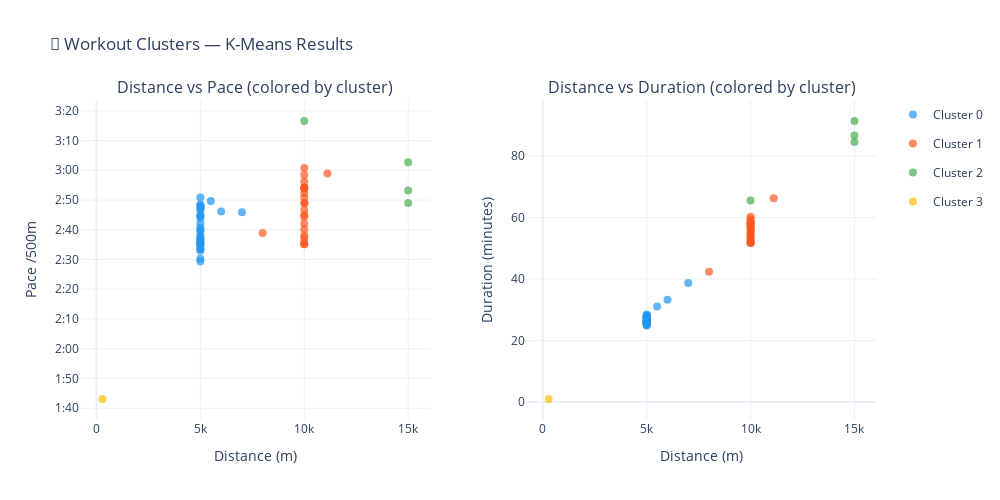

Here is the notebook cell this chart was saved with:
### Code cell
# ── STEP 3.6: Visualize the clusters (2D scatter) ─────────────
#
# WHAT: Plot each workout as a dot, colored by its cluster.
#       We'll show two views: Distance vs Pace, and Distance vs Duration.
#
# WHY two views?
#   Our data lives in 3D (distance, pace, time) but screens are 2D.
#   So we project it onto two 2D "views" — like looking at a box from 
#   the front and from the side. Each view reveals different cluster structure.
#
# WHY use plotly express here (not graph_objects)?
#   px.scatter automatically handles the color legend, hover text, and
#   a lot of formatting when you pass a "color" column. It's the right
#   tool when you don't need granular marker control.

from plotly.subplots import make_subplots
import plotly.graph_objects as go

# Color map for clusters
colors = ["#2196F3", "#FF5722", "#4CAF50", "#FFC107", "#9C27B0", "#00BCD4"]

fig_clusters = make_subplots(
    rows=1, cols=2,
    subplot_titles=["Distance vs Pace (colored by cluster)", 
                    "Distance vs Duration (colored by cluster)"],
    horizontal_spacing=0.12,
)

for cluster_id in sorted(cluster_df["cluster"].unique()):
    mask = cluster_df["cluster"] == cluster_id
    subset = cluster_df[mask]
    color = colors[cluster_id % len(colors)]
    
    # Format pace for hover
    pace_fmt = subset["pace_500m"].apply(lambda s: f"{int(s // 60)}:{s % 60:04.1f}")
    
    # Left plot: Distance vs Pace  
    fig_clusters.add_trace(go.Scatter(
        x=subset["distance_m"],
        y=subset["pace_500m"],
        mode="markers",
        name=f"Cluster {cluster_id}",
        marker=dict(size=8, color=color, opacity=0.7),
        hovertemplate=(
            f"Cluster {cluster_id}<br>"
            "Distance: %{x:,}m<br>"
            "Pace: %{text}<extra></extra>"
        ),
        text=pace_fmt,
        legendgroup=f"c{cluster_id}",  # group both plots under same legend entry
    ), row=1, col=1)
    
    # Right plot: Distance vs Duration
    fig_clusters.add_trace(go.Scatter(
        x=subset["distance_m"],
        y=subset["time_seconds"] / 60,   # convert to minutes for readability
        mode="markers",
        name=f"Cluster {cluster_id}",
        marker=dict(size=8, color=color, opacity=0.7),
        hovertemplate=(
            f"Cluster {cluster_id}<br>"
            "Distance: %{x:,}m<br>"
            "Duration: %{y:.0f} min<extra></extra>"
        ),
        legendgroup=f"c{cluster_id}",
        showlegend=False,   # don't duplicate legend entries
    ), row=1, col=2)

# Format y-axis on left plot as M:SS
min_pace = (int(cluster_df["pace_500m"].min()) // 5) * 5
max_pace = ((int(cluster_df["pace_500m"].max()) // 5) + 1) * 5
tickvals = list(range(min_pace, max_pace + 1, 10))
ticktext = [f"{v // 60}:{v % 60:02d}" for v in tickvals]

fig_clusters.update_xaxes(title_text="Distance (m)", row=1, col=1)
fig_clusters.update_xaxes(title_text="Distance (m)", row=1, col=2)
fig_clusters.update_yaxes(title_text="Pace /500m", tickvals=tickvals, ticktext=ticktext, row=1, col=1)
fig_clusters.update_yaxes(title_text="Duration (minutes)", row=1, col=2)

fig_clusters.update_layout(
    title="🎯 Workout Clusters — K-Means Results",
    template="plotly_white",
    height=500,
    width=1000,
)

fig_clusters.show()

### Figure 1 — Plotly figure (JSON) as saved in the notebook; plotly's stock layout.template omitted (floating-point values rounded to 4 significant figures)
{"data": [{"hovertemplate": "Cluster 0<br>Distance: %{x:,}m<br>Pace: %{text}<extra></extra>", "legendgroup": "c0", "marker": {"color": "#2196F3", "opacity": 0.7, "size": 8}, "mode": "markers", "name": "Cluster 0", "text": ["2:42.1", "2:39.5", "2:33.5", "2:32.9", "2:44.7", "2:48.1", "2:36.3", "2:49.6", "2:46.1", "2:45.9", "2:47.1", "2:50.8", "2:46.6", "2:35.8", "2:40.0", "2:47.6", "2:35.1", "2:30.2", "2:37.4", "2:29.3", "2:48.5", "2:44.9", "2:43.8", "2:38.0", "2:36.8", "2:34.8", "2:35.5", "2:33.7", "2:40.7"], "type": "scatter", "x": [5000, 5000, 5000, 5000, 5000, 5000, 5000, 5500, 6000, 7000, 5000, 5000, 5000, 5000, 5000, 5018, 5000, 5000, 5000, 5000, 5000, 5000, 5000, 5000, 5000, 5000, 5000, 5000, 5000], "xaxis": "x", "y": [162.1, 159.5, 153.5, 152.9, 164.7, 168.1, 156.3, 169.6, 166.1, 165.9, 167.1, 170.8, 166.6, 155.8, 160.0, 167.6, 155.1, 150.2, 157.4, 149.3, 168.5, 164.9, 163.8, 158.0, 156.8, 154.8, 155.5, 153.7, 160.7], "yaxis": "y"}, {"hovertemplate": "Cluster 0<br>Distance: %{x:,}m<br>Duration: %{y:.0f} min<extra></extra>", "legendgroup": "c0", "marker": {"color": "#2196F3", "opacity": 0.7, "size": 8}, "mode": "markers", "name": "Cluster 0", "showlegend": false, "type": "scatter", "x": [5000, 5000, 5000, 5000, 5000, 5000, 5000, 5500, 6000, 7000, 5000, 5000, 5000, 5000, 5000, 5018, 5000, 5000, 5000, 5000, 5000, 5000, 5000, 5000, 5000, 5000, 5000, 5000, 5000], "xaxis": "x2", "y": [27.02, 26.58, 25.59, 25.49, 27.45, 28.01, 26.05, 31.1, 33.22, 38.71, 27.85, 28.47, 27.76, 25.97, 26.66, 28.04, 25.85, 25.04, 26.23, 24.88, 28.08, 27.48, 27.31, 26.34, 26.13, 25.8, 25.92, 25.62, 26.78], "yaxis": "y2"}, {"hovertemplate": "Cluster 1<br>Distance: %{x:,}m<br>Pace: %{text}<extra></extra>", "legendgroup": "c1", "marker": {"color": "#FF5722", "opacity": 0.7, "size": 8}, "mode": "markers", "name": "Cluster 1", "text": ["2:50.9", "2:38.9", "2:56.1", "2:49.0", "2:54.1", "2:35.2", "2:52.3", "2:35.1", "2:40.1", "2:37.3", "2:35.9", "2:44.4", "2:44.9", "2:53.8", "2:58.4", "2:54.2", "2:42.1", "2:46.7", "2:58.9", "2:38.2", "3:00.7", "2:48.9", "2:54.2"], "type": "scatter", "x": [10000, 8000, 10000, 10000, 10000, 10000, 10000, 10000, 10000, 10000, 10000, 10000, 10000, 10000, 10000, 10000, 10000, 10000, 11114, 10000, 10000, 10018, 10000], "xaxis": "x", "y": [170.9, 158.9, 176.1, 169.0, 174.1, 155.2, 172.3, 155.1, 160.1, 157.3, 155.9, 164.4, 164.9, 173.8, 178.4, 174.2, 162.1, 166.7, 178.9, 158.2, 180.7, 168.9, 174.2], "yaxis": "y"}, {"hovertemplate": "Cluster 1<br>Distance: %{x:,}m<br>Duration: %{y:.0f} min<extra></extra>", "legendgroup": "c1", "marker": {"color": "#FF5722", "opacity": 0.7, "size": 8}, "mode": "markers", "name": "Cluster 1", "showlegend": false, "type": "scatter", "x": [10000, 8000, 10000, 10000, 10000, 10000, 10000, 10000, 10000, 10000, 10000, 10000, 10000, 10000, 10000, 10000, 10000, 10000, 11114, 10000, 10000, 10018, 10000], "xaxis": "x2", "y": [56.95, 42.38, 58.71, 56.34, 58.03, 51.72, 57.44, 51.7, 53.38, 52.43, 51.98, 54.79, 54.98, 57.93, 59.46, 58.05, 54.04, 55.57, 66.28, 52.72, 60.25, 56.39, 58.07], "yaxis": "y2"}, {"hovertemplate": "Cluster 2<br>Distance: %{x:,}m<br>Pace: %{text}<extra></extra>", "legendgroup": "c2", "marker": {"color": "#4CAF50", "opacity": 0.7, "size": 8}, "mode": "markers", "name": "Cluster 2", "text": ["2:53.2", "2:49.0", "3:02.7", "3:16.6"], "type": "scatter", "x": [15000, 15000, 15000, 10000], "xaxis": "x", "y": [173.2, 169.0, 182.7, 196.6], "yaxis": "y"}, {"hovertemplate": "Cluster 2<br>Distance: %{x:,}m<br>Duration: %{y:.0f} min<extra></extra>", "legendgroup": "c2", "marker": {"color": "#4CAF50", "opacity": 0.7, "size": 8}, "mode": "markers", "name": "Cluster 2", "showlegend": false, "type": "scatter", "x": [15000, 15000, 15000, 10000], "xaxis": "x2", "y": [86.61, 84.51, 91.35, 65.52], "yaxis": "y2"}, {"hovertemplate": "Cluster 3<br>Distance: %{x:,}m<br>Pace: %{text}<extra></extra>", "legendgroup": "c3", "marker": {"color": "#FFC107", "opacity": 0.7, "size": 8}, "mode": "markers", "name": "Cluster 3", "text": ["1:43.1"], "type": "scatter", "x": [291], "xaxis": "x", "y": [103.1], "yaxis": "y"}, {"hovertemplate": "Cluster 3<br>Distance: %{x:,}m<br>Duration: %{y:.0f} min<extra></extra>", "legendgroup": "c3", "marker": {"color": "#FFC107", "opacity": 0.7, "size": 8}, "mode": "markers", "name": "Cluster 3", "showlegend": false, "type": "scatter", "x": [291], "xaxis": "x2", "y": [1.0], "yaxis": "y2"}], "layout": {"annotations": [{"font": {"size": 16}, "showarrow": false, "text": "Distance vs Pace (colored by cluster)", "x": 0.22, "xanchor": "center", "xref": "paper", "y": 1, "yanchor": "bottom", "yref": "paper"}, {"font": {"size": 16}, "showarrow": false, "text": "Distance vs Duration (colored by cluster)", "x": 0.78, "xanchor": "center", "xref": "paper", "y": 1, "yanchor": "bottom", "yref": "paper"}], "height": 500, "title": {"text": "🎯 Workout Clusters — K-Means Results"}, "width": 1000, "xaxis": {"anchor": "y", "domain": [0, 0.44], "title": {"text": "Distance (m)"}}, "xaxis2": {"anchor": "y2", "domain": [0.56, 1], "title": {"text": "Distance (m)"}}, "yaxis": {"anchor": "x", "domain": [0, 1], "ticktext": ["1:40", "1:50", "2:00", "2:10", "2:20", "2:30", "2:40", "2:50", "3:00", "3:10", "3:20"], "tickvals": [100, 110, 120, 130, 140, 150, 160, 170, 180, 190, 200], "title": {"text": "Pace /500m"}}, "yaxis2": {"anchor": "x2", "domain": [0, 1], "title": {"text": "Duration (minutes)"}}}}
